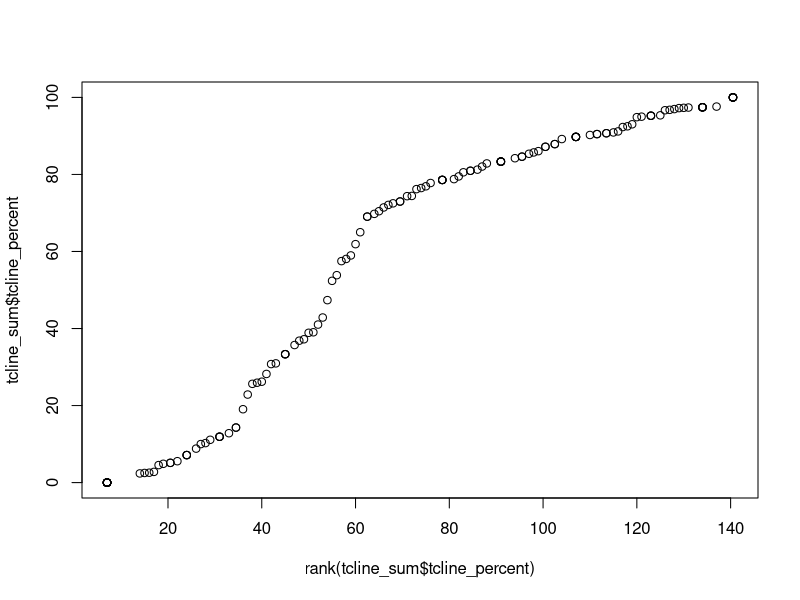
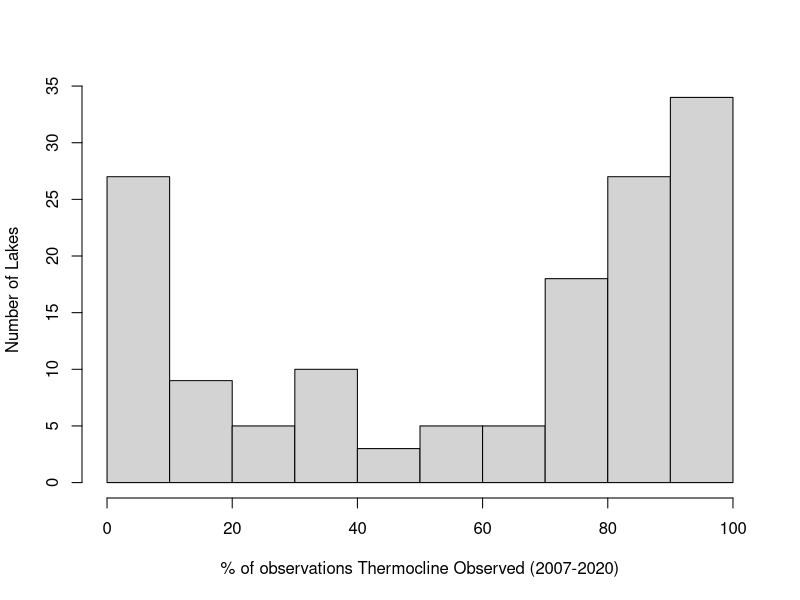

Reproduce these figures in R, in order.
library(tidyverse)

alm = read.csv("ALM Data 2000-2021 WIDE.csv") 

#Thermocline 
tcline = alm %>% 
  filter(year>2007) %>% 
  select(siteID, thermoclineDepth, year, doy) %>%
  mutate(thermoclineDepth = case_when(is.na(.$thermoclineDepth) ~ 0, 
                              TRUE ~ thermoclineDepth))

tcline_sum = tcline %>%
 count(thermoclineDepth>1, siteID) %>%
  rename(tcline_logical = `thermoclineDepth > 1`) %>%
  pivot_wider(id_cols = c(siteID), 
              names_from = tcline_logical, 
              values_from = n,
              values_fill = 0) %>%
  rename(no_tcline = `FALSE`,
         yes_tcline = `TRUE`) %>%
  mutate(n_tcline_obs = no_tcline + yes_tcline,
         tcline_percent = (yes_tcline/n_tcline_obs)*100) %>%
  filter(n_tcline_obs>9)

windows(height = 4.5, width = 6)
plot(rank(tcline_sum$tcline_percent), tcline_sum$tcline_percent)
hist(tcline_sum$tcline_percent, ylab = "Number of Lakes", xlab = "% of observations Thermocline Observed (2007-2020)", cex.lab = 1, main = "")

#pair with lake depth, surface area

